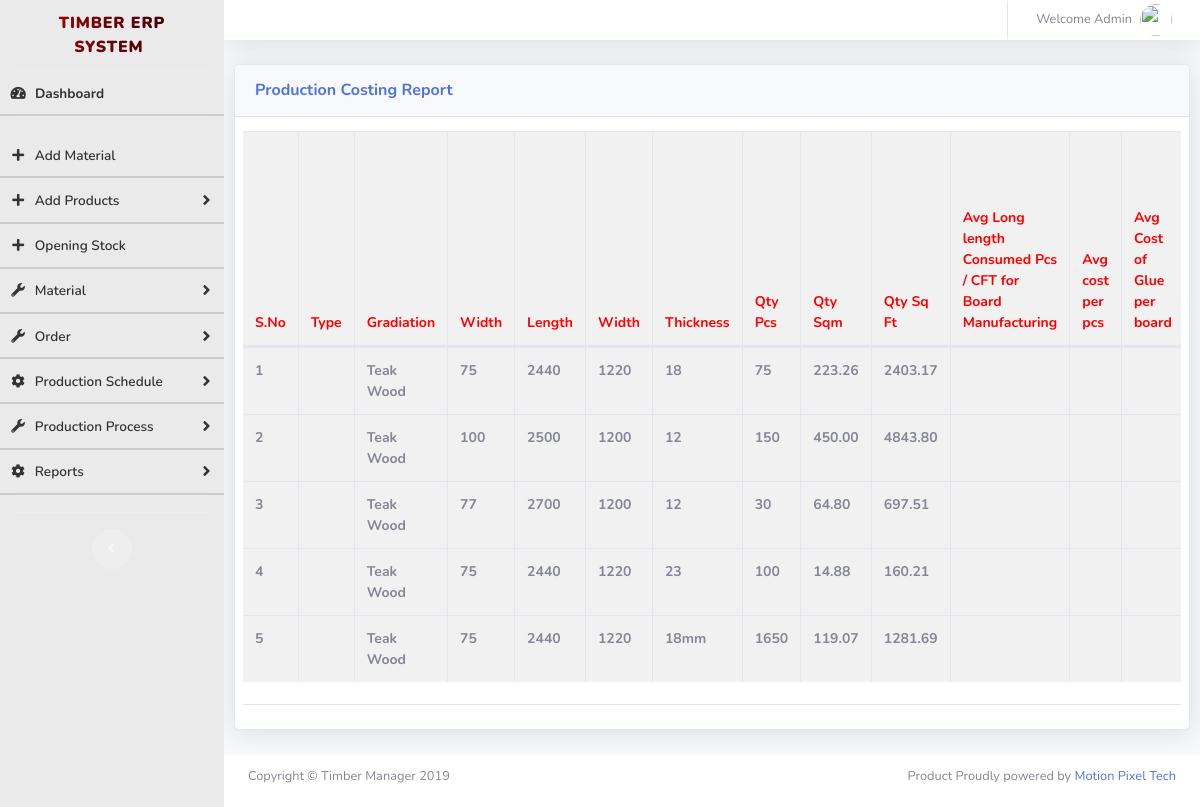
The page /production_costing_report.php (signed in) on the database its author committed.
### tables this page shows
CREATE TABLE `ta_board_manufacturing` (
  `bm_id` int(10) NOT NULL,
  `bm_date` date NOT NULL,
  `type_of_wood` varchar(200) NOT NULL,
  `bm_batch_no` varchar(200) NOT NULL,
  `gradiation` varchar(200) NOT NULL,
  `widthg` varchar(200) NOT NULL,
  `width` varchar(200) NOT NULL,
  `length` varchar(200) NOT NULL,
  `thickness` varchar(200) NOT NULL,
  `no_of_pieces` varchar(150) NOT NULL,
  `sqm` varchar(200) NOT NULL,
  `sqft` varchar(200) NOT NULL,
  `glow_type` varchar(100) NOT NULL,
  `quantity` varchar(100) NOT NULL,
  `uom` varchar(20) NOT NULL,
  `created_on` datetime NOT NULL DEFAULT current_timestamp(),
  `status` int(1) NOT NULL DEFAULT 1,
  `consumed` varchar(250) NOT NULL,
  `packing_consumerQty` varchar(100) NOT NULL
);

CREATE TABLE `ta_wood_type` (
  `id` int(10) NOT NULL,
  `wood_type` varchar(150) NOT NULL,
  `status` int(1) NOT NULL DEFAULT 1 COMMENT '1->Active, 0->inactive',
  `created_on` datetime NOT NULL DEFAULT current_timestamp()
);

### production_costing_report.php (the view, shortened to what this page needs)
<?php
  if(empty($_SESSION['loggedin_id']))
  {
    header("Location: index.php");
  } else {
  include("db_connection.php");
  $sql = "SELECT tbm.*,wt.id wood_id,wt.wood_type, tg.gradation  FROM ta_board_manufacturing tbm join ta_gradation tg on (tg.id = tbm.gradiation) join ta_wood_type wt on (wt.id = tbm.type_of_wood)";
  $resp = $conn->query($sql);
?>
<!DOCTYPE html>
<html lang="en">
<head>
  <link href="vendor/fontawesome-free/css/all.min.css" rel="stylesheet" type="text/css">
  <link href="css/sb-admin-2.min.css" rel="stylesheet">
  <link href="vendor/datatables/dataTables.bootstrap4.min.css" rel="stylesheet">
</head>
<body id="page-top">
  <div id="wrapper">
   <?php include "sidebar.php"; ?>
    <div id="content-wrapper" class="d-flex flex-column">
      <div id="content">
        <nav class="navbar navbar-expand navbar-light bg-white topbar mb-0 static-top shadow">
          <ul class="navbar-nav ml-auto">
            <li class="nav-item dropdown no-arrow">
              <a class="nav-link dropdown-toggle" href="#" id="userDropdown" role="button" data-toggle="dropdown" aria-haspopup="true" aria-expanded="false">
                <span class="mr-2 d-none d-lg-inline text-gray-600 small">Welcome Admin</span>
                <img class="img-profile rounded-circle" src="https://source.unsplash.com/QAB-WJcbgJk/60x60">
              </a>
            </li>
          </ul>
        </nav>
        <div class="">
        <div class="">
          <div class="card shadow mb-4">
            <div class="card-header py-3">
              <h6 class="m-0 font-weight-bold text-primary" style="text-transform: capitalize;">Production Costing Report</h6>
            </div>
            <div class="card-body">
              <div class="table-responsive">
        				<div class="table-responsive">
        					<table class="table table-bordered requestTable" id="rawWoodClosingTable" width="100%" cellspacing="0">
        						<thead>
        							<tr>
                        <th>S.No</th>
        								<th>Type</th>
                        <th>Gradiation</th>
                        <th>Width</th>
        								<th>Length</th>
                        <th>Width</th>
        								<th>Thickness</th>
        								<th>Qty Pcs</th>
                        <th>Qty Sqm</th>
                        <th>Qty Sq Ft</th>
                        <th>Avg Long length Consumed Pcs / CFT for Board Manufacturing </th>
                        <th>Avg cost per pcs </th>
                        <th>Avg Cost of Glue per board </th>
        							</tr>
        						</thead>
        						<tbody>
                      <?php
                      $sno = 1;
                        while ($rows = $resp->fetch_assoc()) {
                      ?>
        							<tr>
        								<th><?php echo $sno++;?></th>
                        <th><?php echo $rows['bm_batch_no']; ?></th>
        								<th><?php echo $rows['wood_type']; ?></th>
                        <th><?php echo $rows['width']; ?></th>
                        <th><?php echo $rows['length']; ?></th>
                        <th><?php echo $rows['widthg']; ?></th>
        								<th><?php echo $rows['thickness'];?></th>
        								<th><?php echo $rows['no_of_pieces'];?></th>
        								<th><?php echo $rows['sqm'];?></th>
                        <th><?php echo $rows['sqft'];?></th>
                        <th><?php  ?></th>
                        <th><?php ?></th>
                        <th><?php  ?></th>
        							</tr>
                    <?php } ?>
        						</tbody>
        					</table>
        				</div>
            	<hr>
              </div>
            </div>
          </div>
        </div>
        </div>
      </div>
      <?php include "footer.php"; ?>
    </div>
  </div>
</body>
</html>
<?php } ?>

### rows shown on the page
ta_board_manufacturing: ta_wood_type.wood_type "Teak Wood", width "75", length "2440", widthg "1220", thickness "18", no_of_pieces "75", sqm "223.26", sqft "2403.17"
ta_board_manufacturing: ta_wood_type.wood_type "Teak Wood", width "100", length "2500", widthg "1200", thickness "12", no_of_pieces "150", sqm "450.00", sqft "4843.80"
ta_board_manufacturing: ta_wood_type.wood_type "Teak Wood", width "77", length "2700", widthg "1200", thickness "12", no_of_pieces "30", sqm "64.80", sqft "697.51"
ta_board_manufacturing: ta_wood_type.wood_type "Teak Wood", width "75", length "2440", widthg "1220", thickness "23", no_of_pieces "100", sqm "14.88", sqft "160.21"
ta_board_manufacturing: ta_wood_type.wood_type "Teak Wood", width "75", length "2440", widthg "1220", thickness "18mm", no_of_pieces "1650", sqm "119.07", sqft "1281.69"
